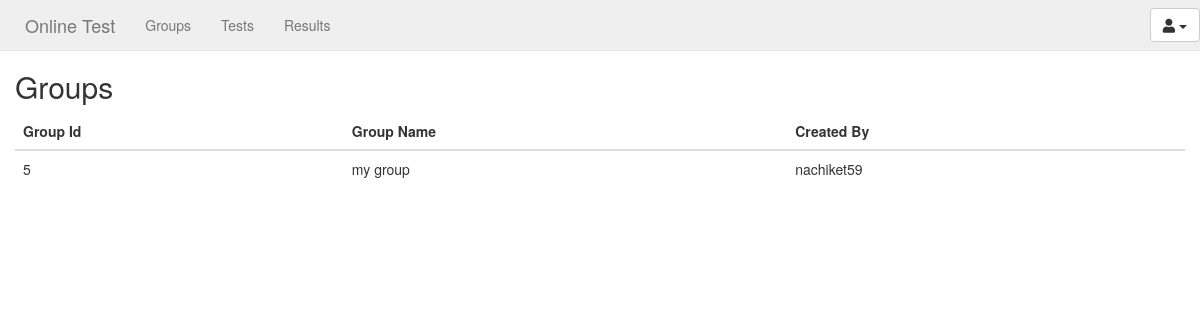
The app's page /project008/sphp/showGroups.php (signed in), older data.
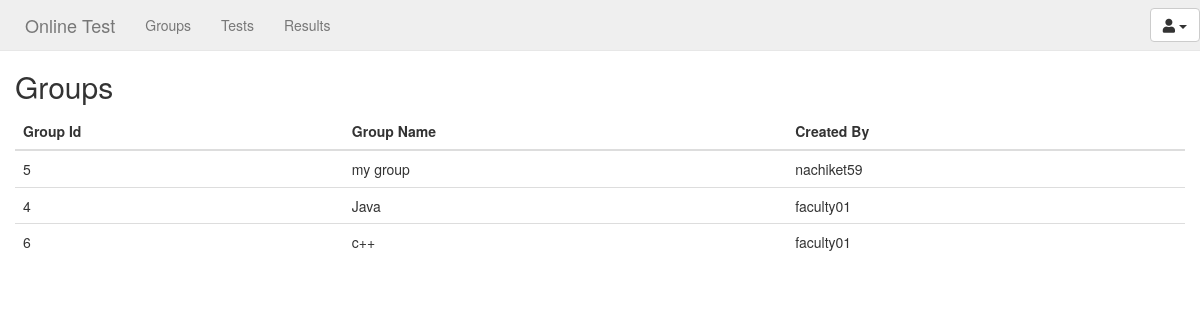
The same page, newer data.
### tables this page shows
CREATE TABLE IF NOT EXISTS `groups` (
  `id` int(11) NOT NULL AUTO_INCREMENT,
  `groupName` varchar(50) NOT NULL,
  `created_by` varchar(50) DEFAULT NULL,
  PRIMARY KEY (`id`),
  KEY `created_by` (`created_by`)
);

### project008/sphp/showGroups.php (the view, shortened to what this page needs)
<?php
include 'connection.php';
	$student_id=$_SESSION['student_id'];
 	$q2= "select * from groups where id in (select groupId from studentgroup where studentId=$student_id)";
	$gdata=$con->query($q2);
 ?>
<!DOCTYPE html>
<html>
<head>
  		<link rel="stylesheet" href="https://maxcdn.bootstrapcdn.com/bootstrap/3.3.7/css/bootstrap.min.css">
  		<link rel="stylesheet" href="https://use.fontawesome.com/releases/v5.2.0/css/all.css">
		<link rel="stylesheet" type="text/css" href="http://localhost/project008/scss/home.css">
</head>
<body>
	<div id="wrapper"  >
	<div class="main" >
			<nav class="navbar navbar-default navbar-fixed-top " id="navbar" >
				<div class="container-fluid">
					<div class="navbar-header">
						<a class="navbar-brand" href="studentHome.php">Online Test</a>
					</div>
					<div class="collapse navbar-collapse" id="bs-example-navbar-collapse-1">
					<ul class="nav navbar-nav" id="myNav">
						<li><a href="showGroups.php">Groups</a></li>
					</ul>
					<ul class="nav navbar-nav navbar-right">
								<li class="dropdown">
									<button class="btn btn-default dropdown-toggle navbar-btn" type="button" id="menu1" data-toggle="dropdown"><span class="fa fa-user" ></span>
									<span class="caret"></span></button>
								</li>
					</ul>
						</div>
				</div>
			</nav>
		<div id="content" class="container-fluid content">
			<h2>Groups</h2>
				<table class="table table-hover">
					<thead>
						<tr>
						<th>Group Id</th>
						<th>Group Name</th>
						<th>Created By</th>
						</tr>
					</thead>
					<tbody>
						<?php
						while($row=$gdata->fetch_assoc())
							{
								echo "<tr >";
								echo "<td class=\"gid\">";
								echo $row['id'];
								echo "</td>";
								echo "<td class=\"glink\">";
								echo $row['groupName'];
								echo "</td>";
								echo "<td>";
								echo $row['created_by'];
								echo "</td>";
								echo "<tr >";
							}
						?>
						</tbody>
				</table>
		</div>
</div>
</div>
</body>
</html>

Row changes from the older to the newer data that the page shows:
now on this page (row unchanged): groups: id "4", groupName "Java", created_by "faculty01"
added groups: id "6", groupName "c++", created_by "faculty01"
